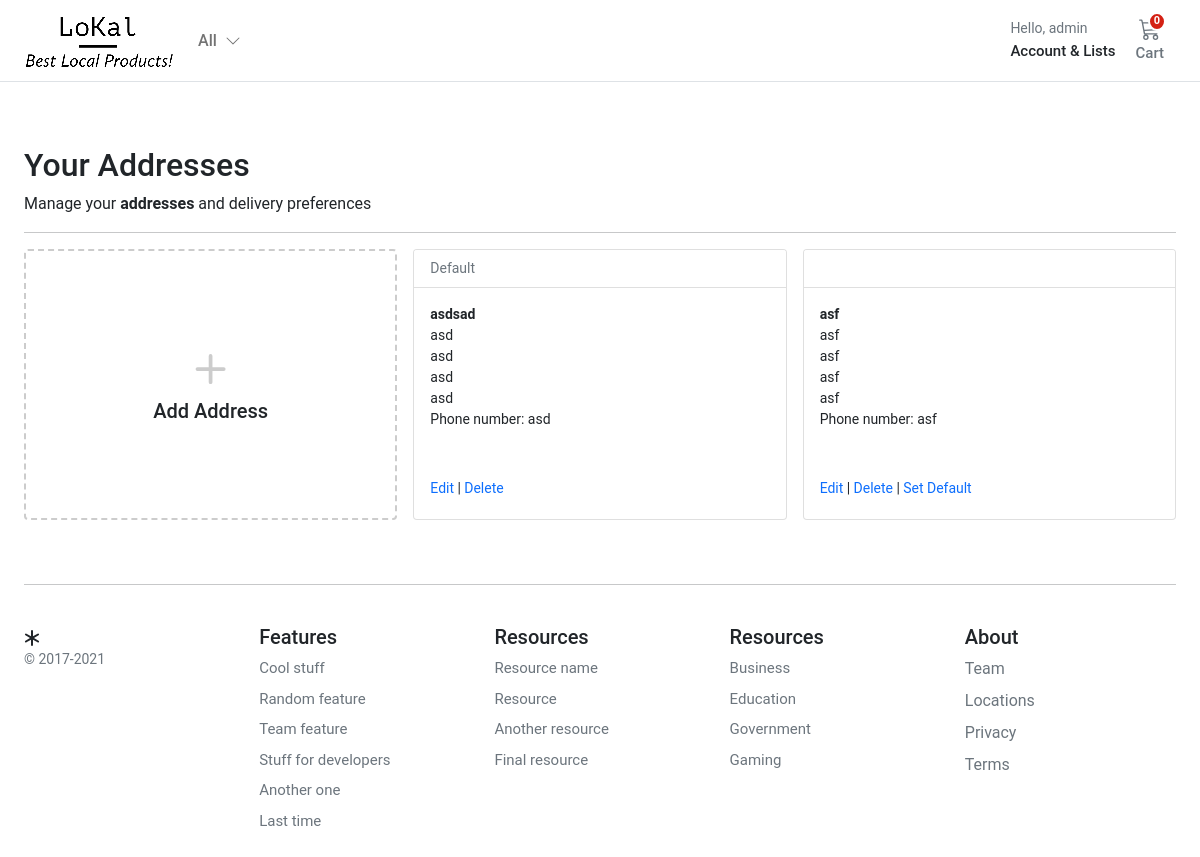
The app's page /account/addresses/ (signed in), older data.
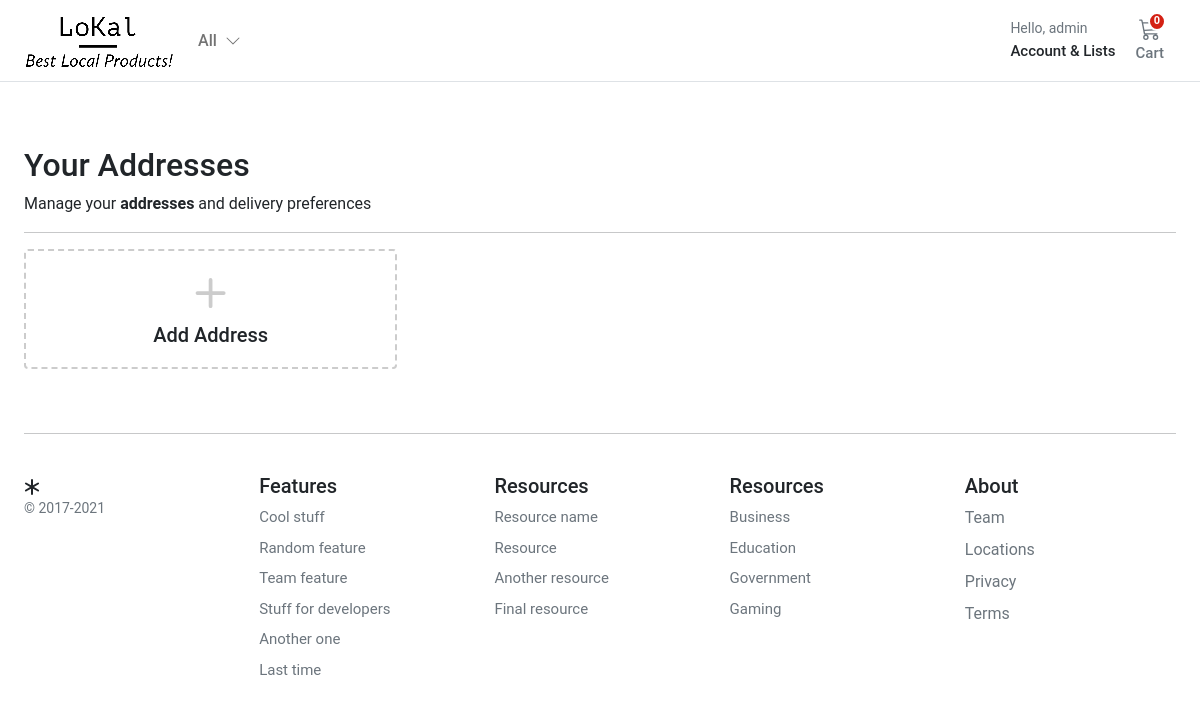
The same page, newer data.
### account/models.py (models this page shows, shortened)
class Address(models.Model):
    id = models.UUIDField(primary_key=True, default=uuid.uuid4, editable=False)
    customer = models.ForeignKey(Customer, verbose_name=_("Customer"), on_delete=models.CASCADE)
    full_name = models.CharField(_("Full Name"), max_length=150)
    phone = models.CharField(_("Phone Number"), max_length=50)
    postcode = models.CharField(_("Postcode"), max_length=50)
    address_line = models.CharField(_("Address Line 1"), max_length=255)
    address_line2 = models.CharField(_("Address Line 2"), max_length=255)
    town_city = models.CharField(_("Town/City/State"), max_length=150)
    delivery_instructions = models.CharField(_("Delivery Instructions"), max_length=255)
    created_at = models.DateTimeField(_("Created at"), auto_now_add=True)
    updated_at = models.DateTimeField(_("Updated at"), auto_now=True)
    default = models.BooleanField(_("Default"), default=False)
    class Meta:
        verbose_name = "Address"
        verbose_name_plural = "Addresses"

### account/views.py (the view)
# urls.py: path("addresses/", views.view_address, name="addresses"),
@login_required
def view_address(request):
    addresses = Address.objects.filter(customer=request.user)
    return render(request, "account/dashboard/addresses.html", {"addresses": addresses})

### cart/cart.py (called while the page is built)
    def __len__(self):
        return sum(item["qty"] for item in self.cart.values())

### cart/context_processors.py (called while the page is built)
def cart(request):
    return {'cart': Cart(request)}

### store/context_processors.py (called while the page is built)
def categories(request):
    return {"categories": Category.objects.filter(level=0)}

### store/models.py (called while the page is built)
    def get_absolute_url(self):
        return reverse("store:category_list", args=[self.slug])

### templates/account/dashboard/addresses.html (shortened to what this page needs)
{% extends "../sub_base.html" %}
{% block sub_content %}
<h1 class="h2">Your Addresses</h1>
<div>Manage your <b>addresses</b> and delivery preferences</div>
<hr />
<div class="container px-0">
  <div class="row row-cols-1 row-cols-sm-2 row-cols-md-3 g-3">
    <div class="col">
      <a href="{% url "account:add_address" %}" class="text-reset text-decoration-none" role="button"
        style="max-width: 540px;">
        <div class="card mb-3 h-100" style="border: dashed 2px #ccc;">
          <div class="row g-0 h-100">
            <div class="col-12" style="min-height:100px">
              <div class="card-body text-center position-absolute top-50 start-50 translate-middle">
                <svg style="color:#ccc;" xmlns="http://www.w3.org/2000/svg" width="60" height="60" fill="currentColor"
                  class="bi bi-plus" viewBox="0 0 16 16">
                  <path
                    d="M8 4a.5.5 0 0 1 .5.5v3h3a.5.5 0 0 1 0 1h-3v3a.5.5 0 0 1-1 0v-3h-3a.5.5 0 0 1 0-1h3v-3A.5.5 0 0 1 8 4z" />
                </svg>
                <h1 class="h5">Add Address</h1>
              </div>
            </div>
          </div>
        </div>
      </a>
    </div>
    {% for address in addresses %}
    <div class="col">
      <div class="card pb-3">
        <div class="card-header bg-white small text-muted">
          {% if address.default %}
            Default
          {% endif %}
        </div>
        <div class="card-body small pb-1">
          <p class="card-text m-0 fw-bold">{{address.full_name}}</p>
          <p class="card-text m-0">{{address.address_line}}</p>
          <p class="card-text m-0">{{address.address_line2}}</p>
          <p class="card-text m-0">{{address.town_city}}</p>
          <p class="card-text m-0">{{address.postcode}}</p>
          <p class="card-text m-0">Phone number: {{address.phone}}</p>
          <div class="pt-5">
            <a href="{% url 'account:edit_address' address.id %}" class="text-decoration-none">Edit</a>
            |
            <a href="{% url 'account:delete_address' address.id %}" class="text-decoration-none">Delete</a>
            {% if not address.default %}
            | <a href="{% url 'account:set_default' address.id %}" class="text-decoration-none">Set Default</a>
            {% endif %}
          </div>
        </div>
      </div>
    </div>
    {% endfor %}
  </div>
</div>
{% endblock %}

Row changes from the older to the newer data that the page shows:
removed Address: default "Default", full_name "asdsad", address_line "asd", address_line2 "asd", town_city "asd", postcode "asd", phone "asd"
removed Address: full_name "asf", address_line "asf", address_line2 "asf", town_city "asf", postcode "asf", phone "asf", default "Set Default"
